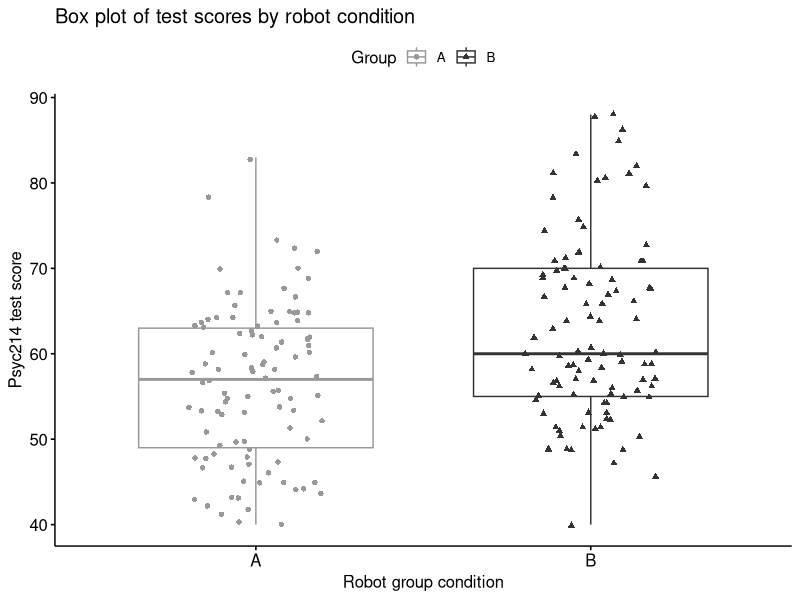
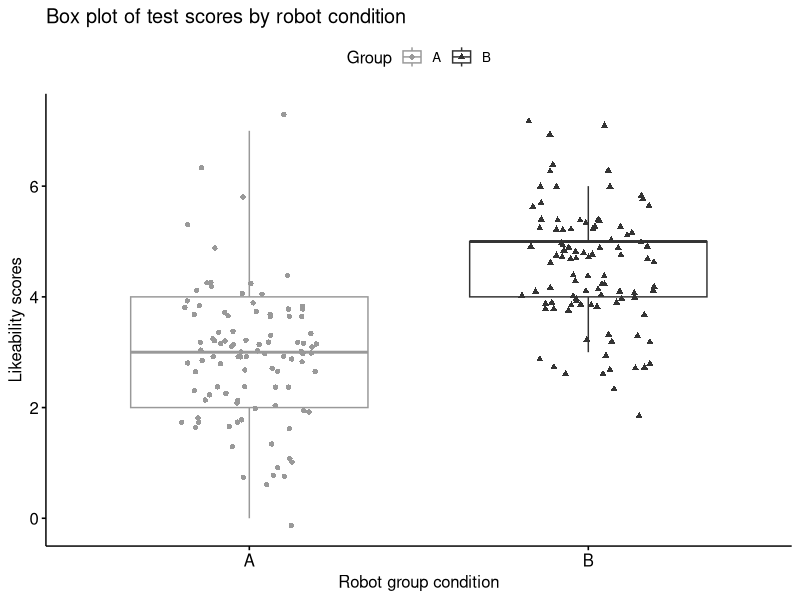

Here is the R script that generated these plots, in order:
## ---- chunk 1
lab1_data <- read.csv("data/Wk1/week1_robo_lab.csv")
## ---- chunk 2
library(tidyverse)
library(rstatix)
library(ggpubr)
## ---- chunk 3
head(lab1_data)
## ---- chunk 4
head(lab1_data, n=12)
## ---- chunk 5
lab1_data %>% arrange(Score)
## ---- chunk 6
lab1_data %>% arrange(Score) %>% head(n=10)
## ---- chunk 7
lab1_data %>% arrange(desc(Score))
## ---- chunk 8
# STUDENT COMPLETES
## ---- chunk 9
# ANSWER CODE
lab1_data %>% arrange(desc(Score)) %>% head(n=10)
## ---- chunk 10
lab1_data %>% arrange(desc(Score)) %>% head(n=10)
## ---- chunk 11
lab1_data <- lab1_data %>%
  mutate(Score_Category = case_when(
    Score <= 50 ~ "Low",
    Score > 50 & Score <= 70 ~ "Medium",
    Score > 70 ~ "High"
  ))
## ---- chunk 12
# TRY ENTERING YOUR OWN CODE HERE. HINT. USE head() and the name of our dataset
## ---- chunk 13
head(lab1_data)
## ---- chunk 14
summary(lab1_data)
## ---- chunk 15
range(lab1_data$Score)
IQR(lab1_data$Score)
sd(lab1_data$Score)
## ---- chunk 16
sapply(lab1_data[, 4:3], range)
## ---- chunk 17
# STUDENT COMPLETES
## ---- chunk 18
# ANSWER CODE
sapply(lab1_data[, 4:3], sd)
## ---- chunk 19
lab1_data %>%
group_by(Group) %>%
get_summary_stats(Score, type = "mean")
## ---- chunk 20
lab1_data %>%
group_by(Group) %>%
get_summary_stats(Score, Likeability, show = c("mean", "sd", "min", "max", "iqr"))
## ---- chunk 21
# Box plot of test scores by Robot Condition
ggboxplot(lab1_data,main="Box plot of test scores by robot condition", 
     x = "Group", y = "Score", #variables for axes
      color = "Group", palette =c("#999999", "#333333"), #colour of data
      add = "jitter", shape = "Group", # shape of data
     xlab="Robot group condition", ylab="Psyc214 test score") #labels for axes
## ---- chunk 22
# independent samples t-test
  #t_test(Score ~ Group) # where y is numeric Score and x is a binary factor 
# Compute t-test
t.test(formula = Score ~ Group, pool.sd = FALSE, var.equal = TRUE, data = lab1_data)
## ---- chunk 23
# Cohen's d effect size calculation
cohens_d(Score ~ Group,  # Formula
       data = lab1_data) # Dataframe containing the variables
## ---- chunk 24
# ANSWER CODE
lab1_data %>%
  group_by(Group) %>%
  get_summary_stats(Likeability, type = "mean")
## ---- chunk 25
# ANSWER CODE
# Box plot of likeability scores by Robot Condition
ggboxplot(lab1_data,main="Box plot of test scores by robot condition", 
     x = "Group", y = "Likeability", #variables for axes
      color = "Group", palette =c("#999999", "#333333"), #colour of data
      add = "jitter", shape = "Group", # shape of data
     xlab="Robot group condition", ylab="Likeability scores") #labels for axes
## ---- chunk 26
# ANSWER CODE
# independent 2-group t-test
  #t_test(Score ~ Group) # where y is numeric Score and x is a binary factor 
# Compute t-test
t.test(formula = Likeability ~ Group, pool.sd = FALSE, var.equal = TRUE, data = lab1_data)

  # Cohen's d effect size calculation
cohens_d(Likeability ~ Group,  # Formula
    data = lab1_data) # Dataframe containing the variables
## ---- chunk 27
# ANSWER CODE
lab1_data <- lab1_data %>%
  mutate(Score_Band = case_when(
    Score <= 48 ~ "Fail",
    Score > 48 & Score <= 58 ~ "Pass",
    Score > 58 & Score <= 68 ~ "Merit",
    Score > 69 ~ "Distinction"
  ))

head(lab1_data)
